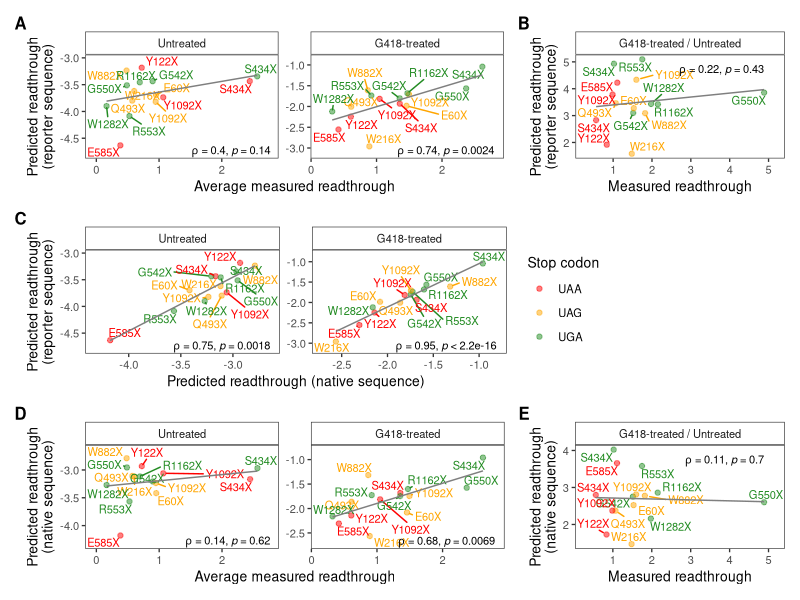

R code for this plot:
# ----------------------------------------
# Figure 5
# ----------------------------------------

library(dplyr)
library(ggplot2)
library(ggpubr)
library(ggrepel)

# Dual-Luc measurement vs. Predicted readthrough
df <- read.table("../Data/measured_vs_predicted_readthrough.txt", header = TRUE, sep = "\t")
df$G418_treatment <- factor(df$G418_treatment, levels = c("Untreated", "G418-treated"))

p_rt_reporter <- ggplot(df, aes(x = average_measured_rt, y = predicted_rt_reporter)) + 
  geom_point(aes(color = stop_codon), alpha = 0.5) + 
  geom_text_repel(aes(label = Mutation, color = stop_codon), size = 8/.pt, show.legend = FALSE,
                  box.padding = 0.1, point.padding = 0.1, max.overlaps = Inf, min.segment.length = 0) +
  geom_smooth(method = "lm", se = FALSE, alpha = 0.5, linewidth = 0.5, color = "grey50") + 
  stat_cor(method = "spearman", cor.coef.name = "rho", size = 8/.pt,
           label.x = Inf, label.y = -Inf, hjust = 1.1, vjust = -0.1, show.legend = FALSE) +
  facet_wrap(~G418_treatment, scales = "free", nrow = 1) +
  scale_color_manual(name = "Stop codon", values = c("red", "orange", "forestgreen")) +
  scale_x_continuous(expand = c(0.1, 0.1)) + scale_y_continuous(expand = c(0.1, 0.1)) + 
  xlab("Average measured readthrough") + ylab("Predicted readthrough\n(reporter sequence)") +
  theme_bw(base_size = 10) + 
  theme(panel.grid = element_blank(), strip.background = element_rect(fill = "white"), 
        legend.position = "top")

p_rt_native <- ggplot(df, aes(x = average_measured_rt, y = predicted_rt_native)) + 
  geom_point(aes(color = stop_codon), alpha = 0.5) + 
  geom_text_repel(aes(label = Mutation, color = stop_codon), size = 8/.pt, show.legend = FALSE,
                  box.padding = 0.1, point.padding = 0.1, max.overlaps = Inf, min.segment.length = 0) +
  geom_smooth(method = "lm", se = FALSE, alpha = 0.5, linewidth = 0.5, color = "grey50") + 
  stat_cor(method = "spearman", cor.coef.name = "rho", size = 8/.pt, 
           label.x = Inf, label.y = -Inf, hjust = 1.1, vjust = -0.1, show.legend = FALSE) +
  facet_wrap(~G418_treatment, scales = "free", nrow = 1) +
  scale_color_manual(name = "Stop codon", values = c("red", "orange", "forestgreen")) +
  scale_x_continuous(expand = c(0.1, 0.1)) + scale_y_continuous(expand = c(0.1, 0.1)) + 
  xlab("Average measured readthrough") + ylab("Predicted readthrough\n(native sequence)") +
  theme_bw(base_size = 10) + 
  theme(panel.grid = element_blank(), strip.background = element_rect(fill = "white"), 
        legend.position = "top")

p_rt_compare <- ggplot(df, aes(x = predicted_rt_native, y = predicted_rt_reporter)) + 
  geom_point(aes(color = stop_codon), alpha = 0.5) + 
  geom_text_repel(aes(label = Mutation, color = stop_codon), size = 8/.pt, show.legend = FALSE,
                  box.padding = 0.1, point.padding = 0.1, max.overlaps = Inf, min.segment.length = 0) +
  geom_smooth(method = "lm", se = FALSE, alpha = 0.5, linewidth = 0.5, color = "grey50") + 
  stat_cor(method = "spearman", cor.coef.name = "rho", size = 8/.pt, 
           label.x = Inf, label.y = -Inf, hjust = 1.1, vjust = -0.1, show.legend = FALSE) +
  facet_wrap(~G418_treatment, scales = "free", nrow = 1) +
  scale_color_manual(name = "Stop codon", values = c("red", "orange", "forestgreen")) +
  scale_x_continuous(expand = c(0.1, 0.1)) + scale_y_continuous(expand = c(0.1, 0.1)) + 
  xlab("Predicted readthrough (native sequence)") + ylab("Predicted readthrough\n(reporter sequence)") +
  theme_bw(base_size = 10) + 
  theme(panel.grid = element_blank(), strip.background = element_rect(fill = "white"), 
        legend.position = "right")

# Dual-Luc measurement vs. Predicted foldchange
fc <- read.table("../Data/measured_vs_predicted_readthrough_G418-treated_Untreated_foldchange.txt", header = TRUE, sep = "\t")
fc$facet_label <- "G418-treated / Untreated"
p_fc_reporter <- ggplot(fc, aes(x = foldchange_measured_rt, y = foldchange_predicted_rt_reporter)) +
  geom_point(aes(color = stop_codon), alpha = 0.5) + 
  geom_text_repel(aes(label = Mutation, color = stop_codon), size = 8/.pt, show.legend = FALSE,
                  box.padding = 0.1, point.padding = 0.3, max.overlaps = Inf, min.segment.length = 0) +
  geom_smooth(method = "lm", se = FALSE, alpha = 0.5, linewidth = 0.5, color = "grey50") +
  stat_cor(method = "spearman", cor.coef.name = "rho", size = 8/.pt, label.x.npc = "right", hjust = 1) +
  facet_wrap(~facet_label) +
  scale_x_continuous(expand = c(0.1, 0.1)) +
  scale_color_manual(name = "Stop codon", values = c("red", "orange", "forestgreen")) +
  xlab("Measured readthrough") + ylab("Predicted readthrough\n(reporter sequence)") +
  theme_bw(base_size = 10) + theme(panel.grid = element_blank(), strip.background = element_rect(fill = "white"), 
                                   legend.position = "top")
p_fc_native <- ggplot(fc, aes(x = foldchange_measured_rt, y = foldchange_predicted_rt_native)) +
  geom_point(aes(color = stop_codon), alpha = 0.5) + 
  geom_text_repel(aes(label = Mutation, color = stop_codon), size = 8/.pt, show.legend = FALSE,
                  box.padding = 0.1, point.padding = 0.3, max.overlaps = Inf, min.segment.length = 0) +
  geom_smooth(method = "lm", se = FALSE, alpha = 0.5, linewidth = 0.5, color = "grey50") +
  stat_cor(method = "spearman", cor.coef.name = "rho", size = 8/.pt, label.x.npc = "right", hjust = 1) +
  facet_wrap(~facet_label) +
  scale_x_continuous(expand = c(0.1, 0.1)) +
  scale_color_manual(name = "Stop codon", values = c("red", "orange", "forestgreen")) +
  xlab("Measured readthrough") + ylab("Predicted readthrough\n(native sequence)") +
  theme_bw(base_size = 10) + theme(panel.grid = element_blank(), strip.background = element_rect(fill = "white"), 
                                   legend.position = "top")

# Combine panels
library(patchwork)
p_reporter <- (p_rt_reporter | p_fc_reporter) + plot_layout(widths = c(2, 1)) & theme(legend.position = "none")
p_compare <- (p_rt_compare | plot_spacer()) + plot_layout(widths = c(2.16, 0.84)) & theme(legend.position = "right")
p_native <- (p_rt_native | p_fc_native) + plot_layout(widths = c(2, 1)) & theme(legend.position = "none")
p <- (p_reporter / p_compare / p_native) + 
  plot_annotation(tag_levels = 'A') &
  theme(plot.tag = element_text(size = 12, face = "bold"), plot.tag.position = "topleft")

# Export plot
library(Cairo)
CairoFonts(
  regular = "Arial:style=Regular",
  bold = "Arial:style=Black",
  italic = "Arial:style=Italic",
  bolditalic = "Arial:style=Black Italic",
  symbol = "Symbol"
)
cairo_pdf(filename = "Figure5.pdf", family = "Arial", width = 7.5, height = 7.5) 
p
dev.off()
